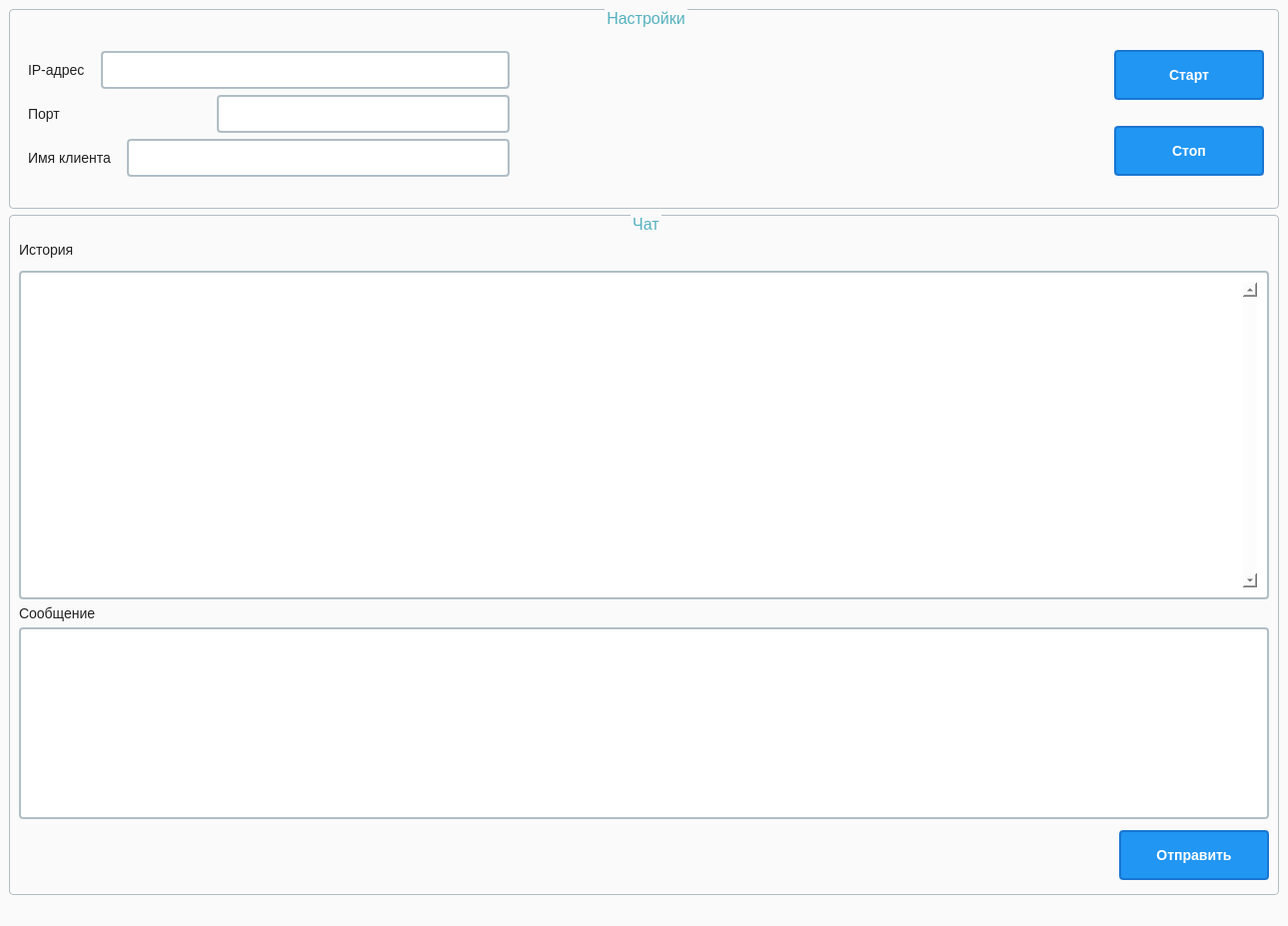
<?xml version="1.0" encoding="UTF-8"?>
<ui version="4.0">
 <class>MainWindow</class>
 <widget class="QMainWindow" name="MainWindow">
  <property name="geometry">
   <rect>
    <x>0</x>
    <y>0</y>
    <width>1289</width>
    <height>927</height>
   </rect>
  </property>
  <property name="windowTitle">
   <string>MainWindow</string>
  </property>
  <property name="styleSheet">
   <string notr="true">/* Основные стили */
QWidget {
    font-family: &quot;Roboto, Arial, sans-serif&quot;;
	font-size: 14px;
    background-color: #fafafa; /* Цвет фона */
    color: #212121; /* Основной цвет текста */
}

QPushButton {
    padding: 8px 16px;
    font-size: 14px;
    font-weight: 500;
    border: 2px solid #1976D2; /* Цвет обводки */
    border-radius: 4px;
    background-color: #2196F3; /* Цвет фона кнопки */
    color: #ffffff; /* Цвет текста кнопки */
}

QPushButton:hover {
    background-color: #1565C0; /* Измененный цвет фона при наведении */
}

QLineEdit {
    padding: 8px;
    font-size: 14px;
    border: 2px solid #B0BEC5; /* Цвет обводки */
    border-radius: 4px;
	background-color: #ffffff;
}

/* Панель бокового меню (если используется) */
QListView::item {
    background-color: #2196F3; /* Цвет фона элемента списка */
    color: #ffffff; /* Цвет текста элемента списка */
    padding: 8px;
}

QListView::item:hover {
    background-color: #1565C0; /* Измененный цвет фона элемента списка при наведении */
}

QTextBrowser {
	background-color: #ffffff;
	padding: 0 40 40 10px;
	border: 2px solid #B0BEC5; /* Цвет обводки */
    border-radius: 4px;
}

QTextEdit {
	background-color: #ffffff;
	padding: 10px;
	border: 2px solid #B0BEC5; /* Цвет обводки */
    border-radius: 4px;
}

QGroupBox {
	
	
	color: rgb(85, 177, 191);
	border: 1px solid #B0BEC5; /* Цвет обводки */
    border-radius: 4px;
	font-size: 16px;
	padding: 10 0 0 0px;
}

QGroupBox::title {
    subcontrol-origin: margin;
    subcontrol-position: top center;
    padding: 0 0 0 0px;
}</string>
  </property>
  <widget class="QWidget" name="centralwidget">
   <property name="sizePolicy">
    <sizepolicy hsizetype="MinimumExpanding" vsizetype="MinimumExpanding">
     <horstretch>0</horstretch>
     <verstretch>0</verstretch>
    </sizepolicy>
   </property>
   <layout class="QGridLayout" name="gridLayout">
    <item row="1" column="0">
     <widget class="QGroupBox" name="groupBox_2">
      <property name="sizePolicy">
       <sizepolicy hsizetype="MinimumExpanding" vsizetype="MinimumExpanding">
        <horstretch>0</horstretch>
        <verstretch>0</verstretch>
       </sizepolicy>
      </property>
      <property name="minimumSize">
       <size>
        <width>0</width>
        <height>500</height>
       </size>
      </property>
      <property name="title">
       <string>Чат</string>
      </property>
      <layout class="QGridLayout" name="gridLayout_2">
       <item row="0" column="0">
        <layout class="QVBoxLayout" name="verticalLayout_3">
         <item>
          <widget class="QLabel" name="label">
           <property name="sizePolicy">
            <sizepolicy hsizetype="Minimum" vsizetype="Minimum">
             <horstretch>0</horstretch>
             <verstretch>0</verstretch>
            </sizepolicy>
           </property>
           <property name="minimumSize">
            <size>
             <width>0</width>
             <height>30</height>
            </size>
           </property>
           <property name="text">
            <string>История</string>
           </property>
          </widget>
         </item>
        </layout>
       </item>
       <item row="1" column="0">
        <widget class="QTextBrowser" name="textBrowser">
         <property name="sizePolicy">
          <sizepolicy hsizetype="Expanding" vsizetype="Expanding">
           <horstretch>0</horstretch>
           <verstretch>0</verstretch>
          </sizepolicy>
         </property>
         <property name="minimumSize">
          <size>
           <width>100</width>
           <height>290</height>
          </size>
         </property>
         <property name="baseSize">
          <size>
           <width>0</width>
           <height>300</height>
          </size>
         </property>
         <property name="frameShape">
          <enum>QFrame::Box</enum>
         </property>
         <property name="frameShadow">
          <enum>QFrame::Sunken</enum>
         </property>
         <property name="verticalScrollBarPolicy">
          <enum>Qt::ScrollBarAlwaysOn</enum>
         </property>
         <property name="horizontalScrollBarPolicy">
          <enum>Qt::ScrollBarAlwaysOff</enum>
         </property>
        </widget>
       </item>
       <item row="2" column="0">
        <layout class="QVBoxLayout" name="verticalLayout">
         <property name="sizeConstraint">
          <enum>QLayout::SetDefaultConstraint</enum>
         </property>
         <item>
          <widget class="QLabel" name="label_2">
           <property name="sizePolicy">
            <sizepolicy hsizetype="Minimum" vsizetype="Fixed">
             <horstretch>0</horstretch>
             <verstretch>0</verstretch>
            </sizepolicy>
           </property>
           <property name="text">
            <string>Сообщение</string>
           </property>
          </widget>
         </item>
         <item>
          <widget class="QTextEdit" name="textEdit">
           <property name="sizePolicy">
            <sizepolicy hsizetype="MinimumExpanding" vsizetype="Fixed">
             <horstretch>0</horstretch>
             <verstretch>0</verstretch>
            </sizepolicy>
           </property>
           <property name="minimumSize">
            <size>
             <width>19</width>
             <height>46</height>
            </size>
           </property>
           <property name="baseSize">
            <size>
             <width>80</width>
             <height>0</height>
            </size>
           </property>
           <property name="autoFillBackground">
            <bool>false</bool>
           </property>
           <property name="styleSheet">
            <string notr="true"/>
           </property>
           <property name="frameShape">
            <enum>QFrame::Box</enum>
           </property>
          </widget>
         </item>
        </layout>
       </item>
       <item row="4" column="0">
        <layout class="QHBoxLayout" name="horizontalLayout">
         <item>
          <spacer name="horizontalSpacer">
           <property name="orientation">
            <enum>Qt::Horizontal</enum>
           </property>
           <property name="sizeType">
            <enum>QSizePolicy::MinimumExpanding</enum>
           </property>
           <property name="sizeHint" stdset="0">
            <size>
             <width>40</width>
             <height>20</height>
            </size>
           </property>
          </spacer>
         </item>
         <item>
          <widget class="QPushButton" name="pushButton">
           <property name="sizePolicy">
            <sizepolicy hsizetype="Fixed" vsizetype="Fixed">
             <horstretch>0</horstretch>
             <verstretch>0</verstretch>
            </sizepolicy>
           </property>
           <property name="minimumSize">
            <size>
             <width>150</width>
             <height>50</height>
            </size>
           </property>
           <property name="text">
            <string>Отправить</string>
           </property>
          </widget>
         </item>
        </layout>
       </item>
       <item row="5" column="0">
        <spacer name="verticalSpacer">
         <property name="orientation">
          <enum>Qt::Vertical</enum>
         </property>
         <property name="sizeType">
          <enum>QSizePolicy::Fixed</enum>
         </property>
         <property name="sizeHint" stdset="0">
          <size>
           <width>20</width>
           <height>5</height>
          </size>
         </property>
        </spacer>
       </item>
       <item row="3" column="0">
        <spacer name="verticalSpacer_2">
         <property name="orientation">
          <enum>Qt::Vertical</enum>
         </property>
         <property name="sizeType">
          <enum>QSizePolicy::Fixed</enum>
         </property>
         <property name="sizeHint" stdset="0">
          <size>
           <width>20</width>
           <height>5</height>
          </size>
         </property>
        </spacer>
       </item>
      </layout>
     </widget>
    </item>
    <item row="0" column="0">
     <widget class="QGroupBox" name="groupBox">
      <property name="sizePolicy">
       <sizepolicy hsizetype="MinimumExpanding" vsizetype="Fixed">
        <horstretch>0</horstretch>
        <verstretch>0</verstretch>
       </sizepolicy>
      </property>
      <property name="minimumSize">
       <size>
        <width>0</width>
        <height>200</height>
       </size>
      </property>
      <property name="maximumSize">
       <size>
        <width>16777215</width>
        <height>500</height>
       </size>
      </property>
      <property name="title">
       <string>Настройки</string>
      </property>
      <layout class="QGridLayout" name="gridLayout_7">
       <item row="0" column="0">
        <layout class="QGridLayout" name="gridLayout_5">
         <item row="0" column="1">
          <spacer name="horizontalSpacer_7">
           <property name="orientation">
            <enum>Qt::Horizontal</enum>
           </property>
           <property name="sizeType">
            <enum>QSizePolicy::MinimumExpanding</enum>
           </property>
           <property name="sizeHint" stdset="0">
            <size>
             <width>13</width>
             <height>20</height>
            </size>
           </property>
          </spacer>
         </item>
         <item row="0" column="0">
          <widget class="QStackedWidget" name="stackedWidget">
           <property name="sizePolicy">
            <sizepolicy hsizetype="Fixed" vsizetype="Fixed">
             <horstretch>0</horstretch>
             <verstretch>0</verstretch>
            </sizepolicy>
           </property>
           <property name="minimumSize">
            <size>
             <width>500</width>
             <height>1</height>
            </size>
           </property>
           <property name="currentIndex">
            <number>0</number>
           </property>
           <widget class="QWidget" name="page_3">
            <layout class="QGridLayout" name="gridLayout_6">
             <item row="0" column="1">
              <layout class="QGridLayout" name="gridLayout_3">
               <item row="0" column="0">
                <layout class="QHBoxLayout" name="horizontalLayout_2">
                 <item>
                  <widget class="QLabel" name="label_3">
                   <property name="sizePolicy">
                    <sizepolicy hsizetype="Fixed" vsizetype="Preferred">
                     <horstretch>0</horstretch>
                     <verstretch>0</verstretch>
                    </sizepolicy>
                   </property>
                   <property name="text">
                    <string>IP-адрес</string>
                   </property>
                  </widget>
                 </item>
                 <item>
                  <spacer name="horizontalSpacer_2">
                   <property name="orientation">
                    <enum>Qt::Horizontal</enum>
                   </property>
                   <property name="sizeType">
                    <enum>QSizePolicy::Fixed</enum>
                   </property>
                   <property name="sizeHint" stdset="0">
                    <size>
                     <width>10</width>
                     <height>20</height>
                    </size>
                   </property>
                  </spacer>
                 </item>
                 <item>
                  <widget class="QLineEdit" name="lineEdit">
                   <property name="sizePolicy">
                    <sizepolicy hsizetype="Minimum" vsizetype="Fixed">
                     <horstretch>0</horstretch>
                     <verstretch>0</verstretch>
                    </sizepolicy>
                   </property>
                   <property name="text">
                    <string/>
                   </property>
                  </widget>
                 </item>
                </layout>
               </item>
               <item row="1" column="0">
                <layout class="QHBoxLayout" name="horizontalLayout_3">
                 <item>
                  <widget class="QLabel" name="label_4">
                   <property name="sizePolicy">
                    <sizepolicy hsizetype="Maximum" vsizetype="Preferred">
                     <horstretch>0</horstretch>
                     <verstretch>0</verstretch>
                    </sizepolicy>
                   </property>
                   <property name="text">
                    <string>Порт</string>
                   </property>
                  </widget>
                 </item>
                 <item>
                  <spacer name="horizontalSpacer_3">
                   <property name="orientation">
                    <enum>Qt::Horizontal</enum>
                   </property>
                   <property name="sizeType">
                    <enum>QSizePolicy::Fixed</enum>
                   </property>
                   <property name="sizeHint" stdset="0">
                    <size>
                     <width>150</width>
                     <height>20</height>
                    </size>
                   </property>
                  </spacer>
                 </item>
                 <item>
                  <widget class="QLineEdit" name="lineEdit_2">
                   <property name="sizePolicy">
                    <sizepolicy hsizetype="Minimum" vsizetype="Fixed">
                     <horstretch>0</horstretch>
                     <verstretch>0</verstretch>
                    </sizepolicy>
                   </property>
                  </widget>
                 </item>
                </layout>
               </item>
               <item row="2" column="0">
                <layout class="QHBoxLayout" name="horizontalLayout_4">
                 <item>
                  <widget class="QLabel" name="label_5">
                   <property name="sizePolicy">
                    <sizepolicy hsizetype="Fixed" vsizetype="Preferred">
                     <horstretch>0</horstretch>
                     <verstretch>0</verstretch>
                    </sizepolicy>
                   </property>
                   <property name="text">
                    <string>Имя клиента</string>
                   </property>
                  </widget>
                 </item>
                 <item>
                  <spacer name="horizontalSpacer_4">
                   <property name="orientation">
                    <enum>Qt::Horizontal</enum>
                   </property>
                   <property name="sizeType">
                    <enum>QSizePolicy::Fixed</enum>
                   </property>
                   <property name="sizeHint" stdset="0">
                    <size>
                     <width>10</width>
                     <height>20</height>
                    </size>
                   </property>
                  </spacer>
                 </item>
                 <item>
                  <widget class="QLineEdit" name="lineEdit_3">
                   <property name="sizePolicy">
                    <sizepolicy hsizetype="Minimum" vsizetype="Fixed">
                     <horstretch>0</horstretch>
                     <verstretch>0</verstretch>
                    </sizepolicy>
                   </property>
                   <property name="text">
                    <string/>
                   </property>
                  </widget>
                 </item>
                </layout>
               </item>
              </layout>
             </item>
             <item row="0" column="0">
              <spacer name="horizontalSpacer_9">
               <property name="orientation">
                <enum>Qt::Horizontal</enum>
               </property>
               <property name="sizeType">
                <enum>QSizePolicy::Maximum</enum>
               </property>
               <property name="sizeHint" stdset="0">
                <size>
                 <width>0</width>
                 <height>20</height>
                </size>
               </property>
              </spacer>
             </item>
            </layout>
           </widget>
           <widget class="QWidget" name="page_4">
            <widget class="QWidget" name="">
             <property name="geometry">
              <rect>
               <x>20</x>
               <y>20</y>
               <width>324</width>
               <height>88</height>
              </rect>
             </property>
             <layout class="QGridLayout" name="gridLayout_4">
              <item row="0" column="0">
               <layout class="QHBoxLayout" name="horizontalLayout_5">
                <item>
                 <widget class="QLabel" name="label_6">
                  <property name="text">
                   <string>Порт</string>
                  </property>
                 </widget>
                </item>
                <item>
                 <spacer name="horizontalSpacer_5">
                  <property name="orientation">
                   <enum>Qt::Horizontal</enum>
                  </property>
                  <property name="sizeType">
                   <enum>QSizePolicy::Fixed</enum>
                  </property>
                  <property name="sizeHint" stdset="0">
                   <size>
                    <width>150</width>
                    <height>20</height>
                   </size>
                  </property>
                 </spacer>
                </item>
                <item>
                 <widget class="QLineEdit" name="lineEdit_4"/>
                </item>
               </layout>
              </item>
              <item row="1" column="0">
               <layout class="QHBoxLayout" name="horizontalLayout_6">
                <item>
                 <widget class="QLabel" name="label_7">
                  <property name="text">
                   <string>Имя сервера</string>
                  </property>
                 </widget>
                </item>
                <item>
                 <spacer name="horizontalSpacer_6">
                  <property name="orientation">
                   <enum>Qt::Horizontal</enum>
                  </property>
                  <property name="sizeType">
                   <enum>QSizePolicy::Fixed</enum>
                  </property>
                  <property name="sizeHint" stdset="0">
                   <size>
                    <width>10</width>
                    <height>20</height>
                   </size>
                  </property>
                 </spacer>
                </item>
                <item>
                 <widget class="QLineEdit" name="lineEdit_5">
                  <property name="text">
                   <string/>
                  </property>
                 </widget>
                </item>
               </layout>
              </item>
             </layout>
            </widget>
           </widget>
          </widget>
         </item>
         <item row="0" column="3">
          <spacer name="horizontalSpacer_8">
           <property name="orientation">
            <enum>Qt::Horizontal</enum>
           </property>
           <property name="sizeType">
            <enum>QSizePolicy::Maximum</enum>
           </property>
           <property name="sizeHint" stdset="0">
            <size>
             <width>5</width>
             <height>20</height>
            </size>
           </property>
          </spacer>
         </item>
         <item row="0" column="2">
          <layout class="QVBoxLayout" name="verticalLayout_2">
           <item>
            <spacer name="verticalSpacer_4">
             <property name="orientation">
              <enum>Qt::Vertical</enum>
             </property>
             <property name="sizeType">
              <enum>QSizePolicy::Fixed</enum>
             </property>
             <property name="sizeHint" stdset="0">
              <size>
               <width>20</width>
               <height>5</height>
              </size>
             </property>
            </spacer>
           </item>
           <item>
            <widget class="QPushButton" name="pushButton_2">
             <property name="sizePolicy">
              <sizepolicy hsizetype="Minimum" vsizetype="Fixed">
               <horstretch>0</horstretch>
               <verstretch>0</verstretch>
              </sizepolicy>
             </property>
             <property name="minimumSize">
              <size>
               <width>0</width>
               <height>50</height>
              </size>
             </property>
             <property name="text">
              <string>Старт</string>
             </property>
            </widget>
           </item>
           <item>
            <spacer name="verticalSpacer_3">
             <property name="orientation">
              <enum>Qt::Vertical</enum>
             </property>
             <property name="sizeType">
              <enum>QSizePolicy::Fixed</enum>
             </property>
             <property name="sizeHint" stdset="0">
              <size>
               <width>20</width>
               <height>17</height>
              </size>
             </property>
            </spacer>
           </item>
           <item>
            <widget class="QPushButton" name="pushButton_4">
             <property name="minimumSize">
              <size>
               <width>150</width>
               <height>50</height>
              </size>
             </property>
             <property name="text">
              <string>Стоп</string>
             </property>
            </widget>
           </item>
           <item>
            <spacer name="verticalSpacer_5">
             <property name="orientation">
              <enum>Qt::Vertical</enum>
             </property>
             <property name="sizeType">
              <enum>QSizePolicy::Fixed</enum>
             </property>
             <property name="sizeHint" stdset="0">
              <size>
               <width>20</width>
               <height>5</height>
              </size>
             </property>
            </spacer>
           </item>
          </layout>
         </item>
        </layout>
       </item>
      </layout>
     </widget>
    </item>
   </layout>
  </widget>
  <widget class="QMenuBar" name="menubar">
   <property name="geometry">
    <rect>
     <x>0</x>
     <y>0</y>
     <width>1289</width>
     <height>22</height>
    </rect>
   </property>
  </widget>
  <widget class="QStatusBar" name="statusbar"/>
 </widget>
 <resources/>
 <connections/>
</ui>
